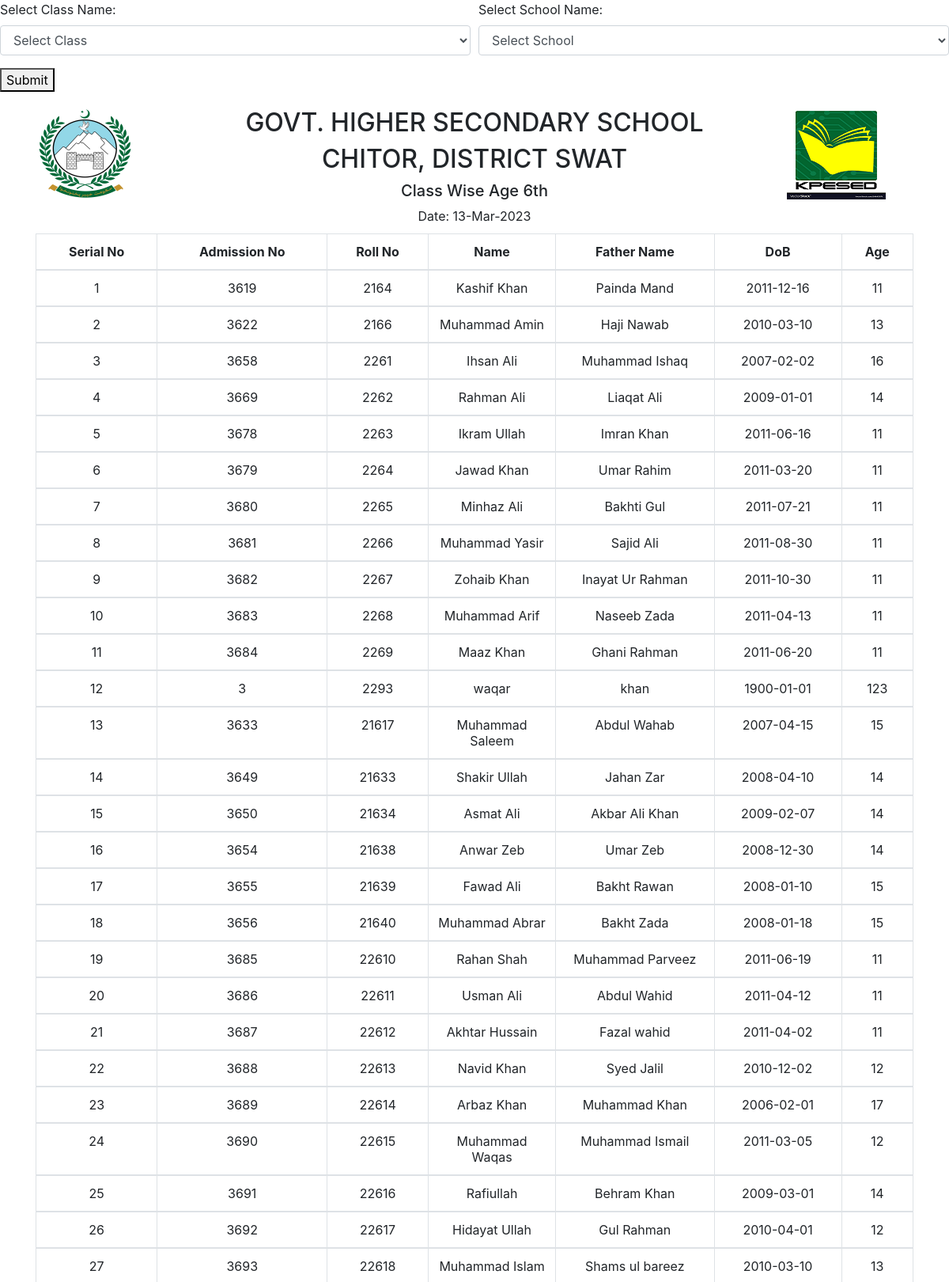
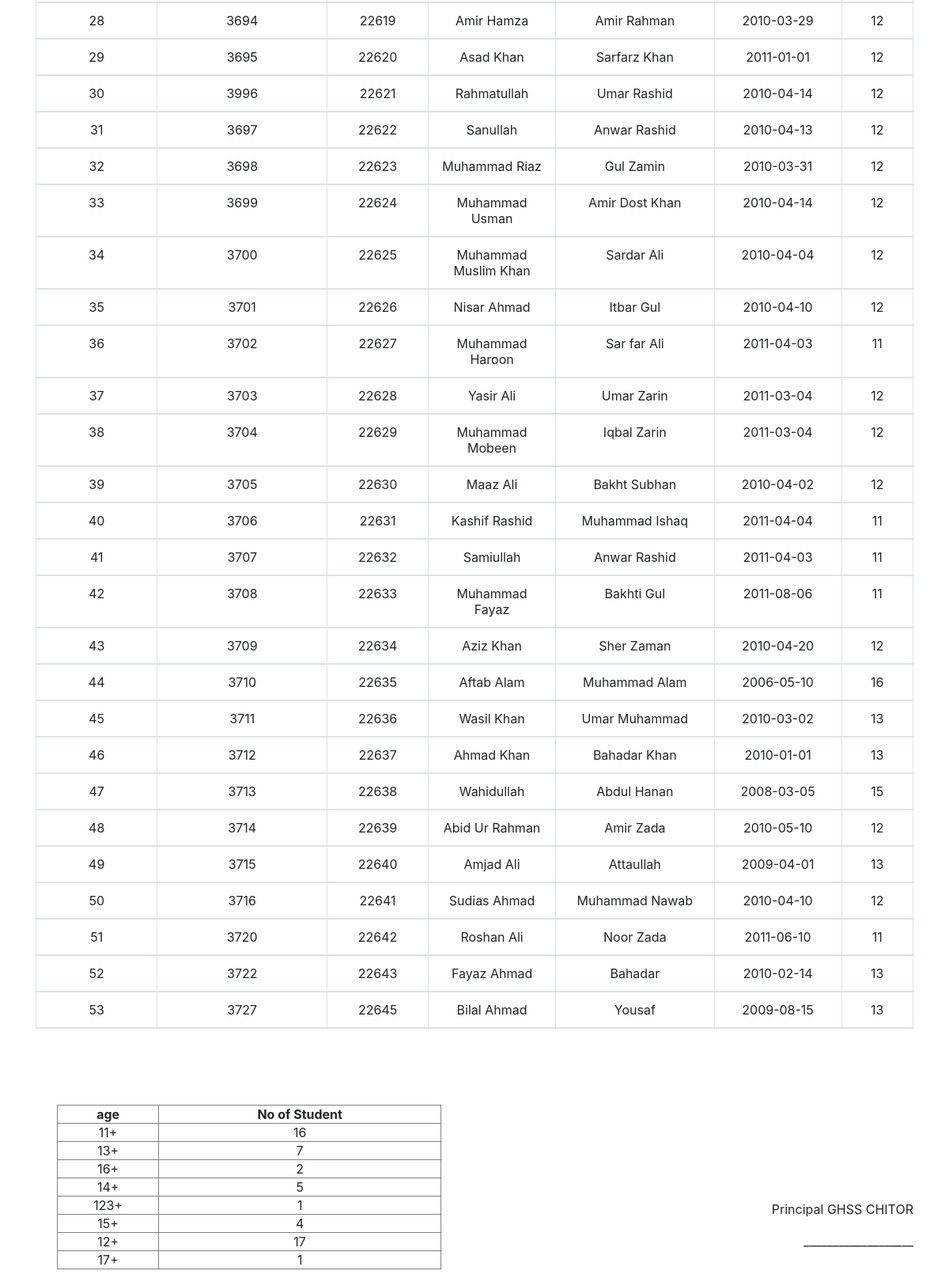
/class_wise_age.php, run on an earlier commit of the app's database (2 pictures, top to bottom).
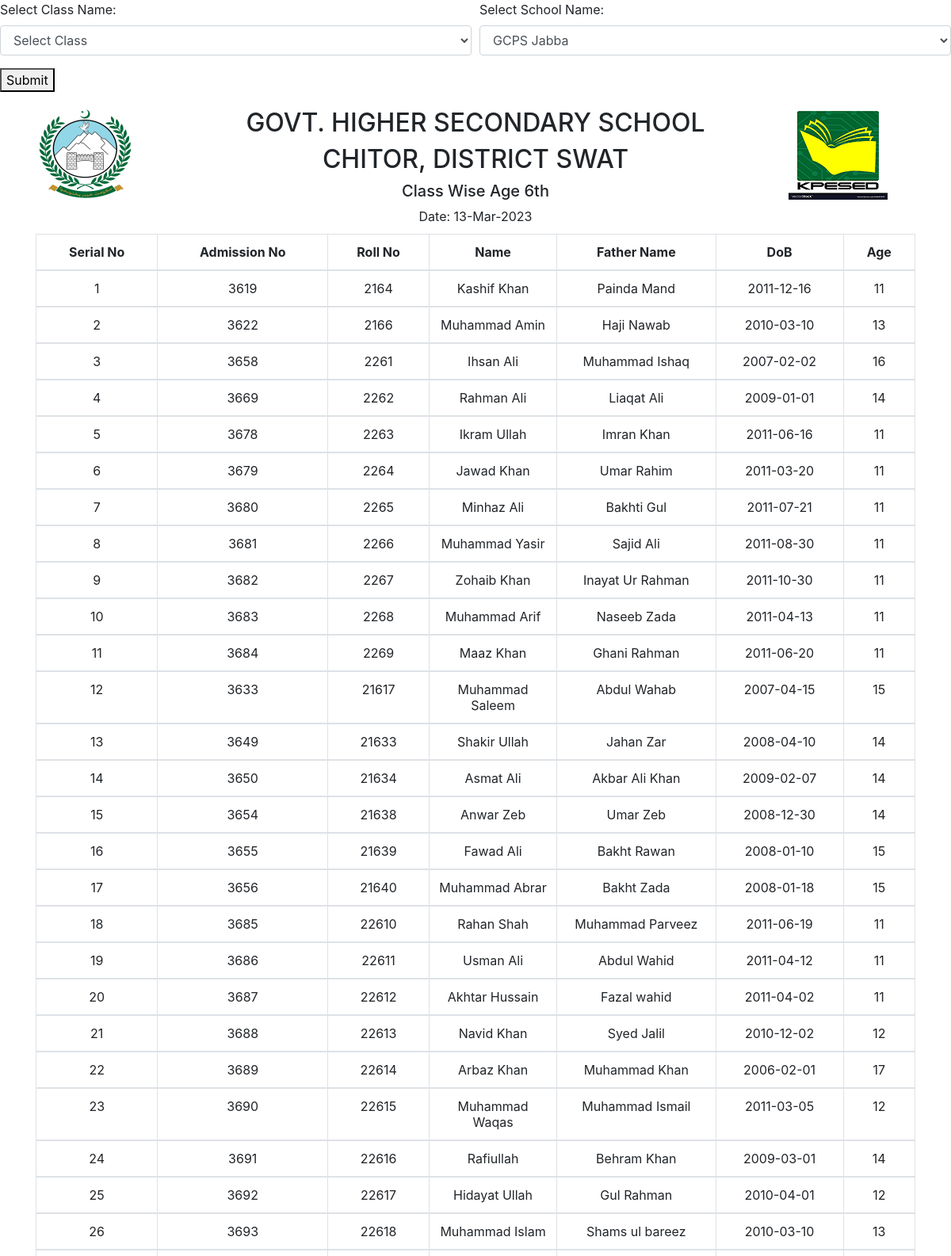
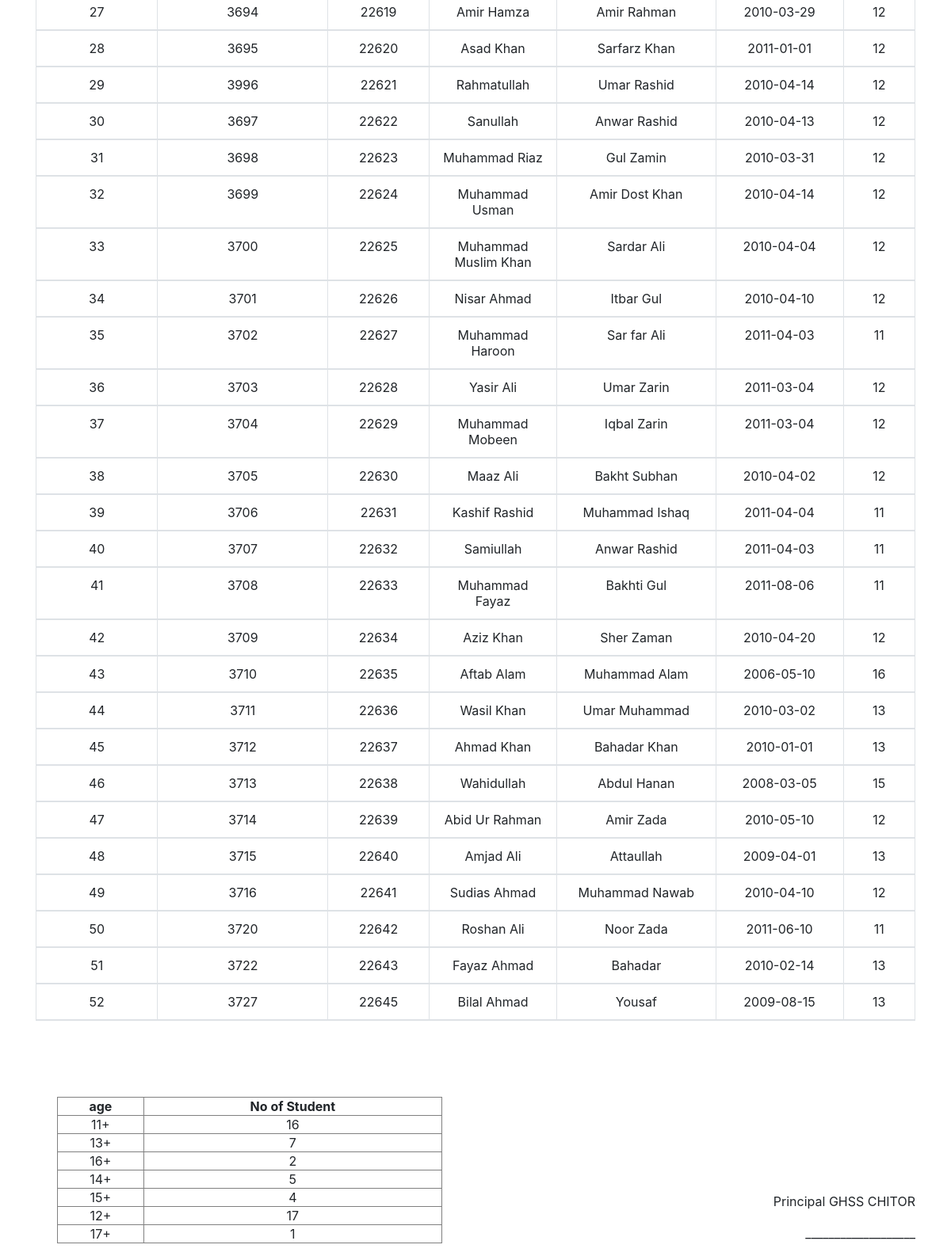
And on a later commit of the database (2 pictures, top to bottom).
### tables this page shows
CREATE TABLE IF NOT EXISTS `students_info` (
  `Roll_No` int(11) NOT NULL,
  `Name` varchar(100) NOT NULL,
  `FName` varchar(100) NOT NULL,
  `Dob` date DEFAULT NULL,
  `Mobile_No` varchar(12) NOT NULL DEFAULT '03',
  `Admission_Date` date DEFAULT NULL,
  `Admission_No` int(6) DEFAULT NULL,
  `Father_Cnic` varchar(15) DEFAULT NULL,
  `Student_Form_B` varchar(15) DEFAULT NULL,
  `School` varchar(200) NOT NULL DEFAULT 'GHSS CHITOR',
  `Class` enum('5th','6th A','6th B','7th','8th A','8th B','8th','10th A','10th B','9th A','9th B','6th','7th A','7th B','4th','11th') NOT NULL,
  `Class_Position` varchar(20) DEFAULT NULL,
  `Status` int(11) NOT NULL DEFAULT '1',
  PRIMARY KEY (`Roll_No`),
  UNIQUE KEY `uniqe_adm` (`Admission_No`)
);

### class_wise_age.php (the view, shortened to what the changed rows need)
<?php
require_once 'sand_box.php';
$link=connect();
?>
<form action="#" method="GET">
<div class="form-row no-print">
<?php
  Select_school($SCHOOL_SHOW);?>
</div>
</form>
<?php
if (isset($_GET['submit'])) {
    $class_name=$_GET['class_exam'];
    $class_name=str_replace('\'', '', $class_name);
} else {
    $class_name="6th";
}
Page_Header('Class wise age '.$class_name);
?>
</head>
<body>
<?php
if (isset($_GET['school'])) {
    $school_name=$_GET['school'];
    $school_name=str_replace('\'', '', $school_name);
} else {
    $school_name ='GHSS CHITOR';
}
?>
<div class="container">
    <div class="row m-t-1">
        <div class="header text-center col-sm-8">
        <h2>GOVT. HIGHER SECONDARY SCHOOL </h2>
        <h2 >  CHITOR, DISTRICT SWAT  </h2>
        </div>
    </div>
</div>
<div class="container">
    <table class="table table-bordered" id="award-list">
        <thead>
    <tr>
        <th>Serial No</th>
        <th>Admission No </th>
        <th>Roll No </th>
        <th>Name </th>
        <th>Father Name</th>
        <th>DoB</th>
        <th>Age</th>
    </tr>
    <thead>
        <?php
        $q="Select * from students_info WHERE
              Class='$class_name'
              AND
              School='$school_name'
              AND
              Status='1' order by Roll_No ASC";
        $qr=mysqli_query($link, $q) or die('Error in Q 1'.mysqli_error($link));
        $i=1;
        $student_ages=[];
        while ($qfa=mysqli_fetch_assoc($qr)) {
            $age = calculate_age($qfa['Dob']);
            $student_ages[$i]=$age;
                echo  '<tr>
                            <td>'.$i. '</td>
                            <td>'.$qfa['Admission_No'].'</td>
                            <td>'.$qfa['Roll_No'].'</td>
                            <td>'.$qfa['Name'].'</td>
                            <td>'.$qfa['FName'].'</td>
                            <td>'.$qfa['Dob'].'</td>
                            <td>'.$age.'</td>
                        </tr>';
            $i++;
        }
        ?>
    </table>
    <div class="row">
        <div class="col-sm-6">
    <p class="text-left">
<table border="1" class="same-page">
    <tr> <th>  age </th> <th> No of Student </th> </tr>
<?php
$countvalue=array_count_values($student_ages);
foreach ($countvalue as $key => $value) {
      echo  '<tr> <td>'.$key."+</td><td> " . $value . "</td><tr>";
}
?>
</table>
 </p>
    </div>
    </div>
</div>
<?php Page_close(); ?>

### sand_box.php (shortened to what the changed rows need)
<?php
        $link=connect();
function Page_header($page_name)
{
    echo '<!DOCTYPE html>
<html lang="en">
    <head>
        <title>' .$page_name.  '</title>
        <meta charset="utf-8">
        <meta name="viewport" content="width=device-width, initial-scale=1">
        <link rel="stylesheet" href="css/bootstrap.min.css">
        <link rel="stylesheet" href="css/custom.css">
        <link rel="stylesheet" href="css/style.css">
        <script type="text/javascript" src="js/jquery3.6.js">  </script>
        <script type="text/javascript" src="js/bootstrap.bundle.js"></script>
        <script type="text/javascript" src="js/bootstrap.bundle.min.js.map"></script>
        <script type="text/javascript" src="js/custom.js"></script>';
}
function Page_close()
{
    echo'</body>
		</html>';
}
function Select_Single_Column_Array_data(
    $column_name,$table_name,$where_column,$where_value
) {
    $q="SELECT $column_name from $table_name WHERE $where_column=$where_value";
    global $link;
    $exe=mysqli_query($link, $q);
    $data=[];
    while ($exer=mysqli_fetch_assoc($exe)) {
        $value=$exer[$column_name];
        array_push($data, $value);
    }
    return $data;
}
function Select_school($selected_school)
{
    $school_names_array=Select_Single_Column_Array_data(
        "Name", "schools", "Status", "1"
    );
    echo "
	<div class='form-group col-md-6'>
		<label for='school'>Select School Name: </label>
              <select class='form-control' name='school' required>
                <option value=''>Select School </option>";
    for ($i=0;$i<count($school_names_array);$i++) {
        echo "<option value='$school_names_array[$i]'";
        if ($selected_school==$school_names_array[$i]) {
            echo "selected";
        }
            echo"> $school_names_array[$i] </option> ";
    }
        echo "   </select>
    </div>
             ";
}
function Calculate_age($dob)
{
    $date = new DateTime($dob);
    $now = new DateTime();
    $interval = $now->diff($date);
    return $interval->y;
}
?>

What changed in the data, as far as the page shows it:
removed students_info: Admission_No "3", Roll_No "2293", Name "waqar", FName "khan", Dob "1900-01-01", Dob "123"
Also different on the page:
form field school: "Select School" → "GCPS Jabba"
list line gone: "123 + 1"
